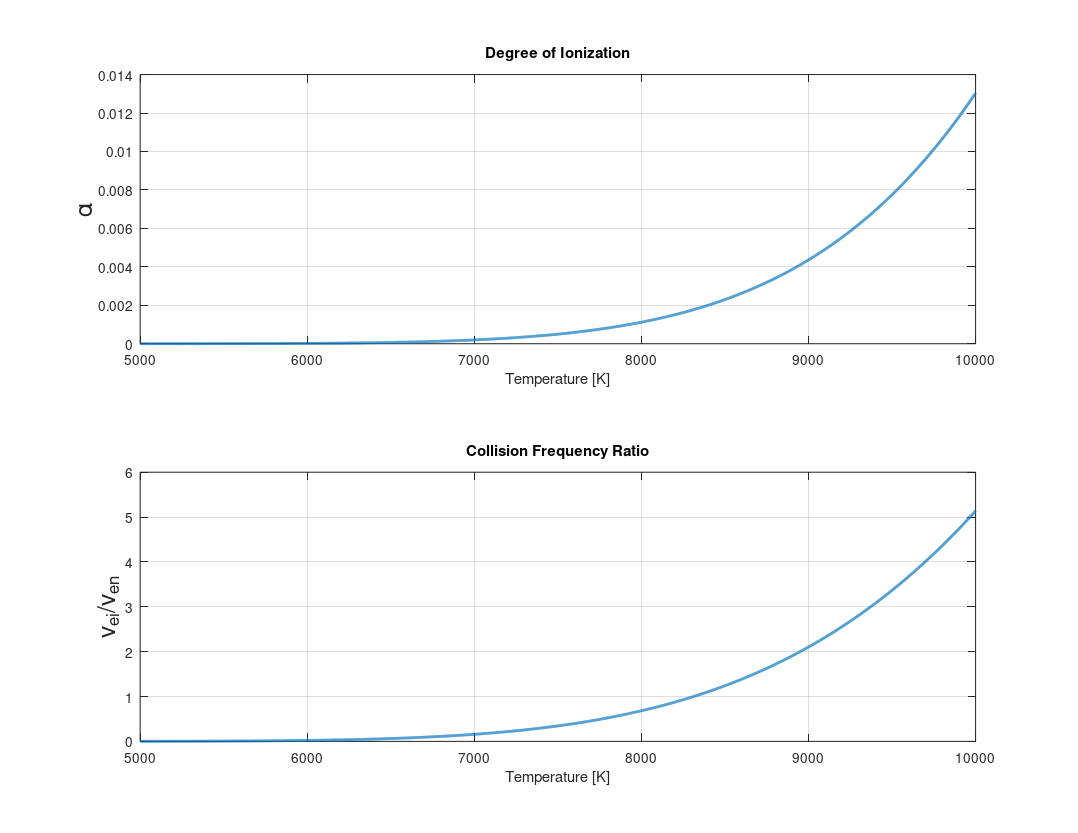

The MATLAB source for this figure:
function HW6
    %Given Parameters
    MW = 29.948;             % Argon Molecular Weight [amu]
    ei = 15.76;              % Ionization Energy [eV] 
    G = 2e11;                % Scaling Constant [K^{-3/4}*m^{-3/2}]
    T_low = 5000;            % Lower Temperature Bound [K]   
    T_high = 10000;          % Higher Temperature Bound [K]
    k = 8.6173303e-5;        % Boltzmann's constant [eV/K]
    k2 = 1.38064852e-23;     % Boltzmann's Constant [J/K] or [m^2 kg s^-2 K^-1]
    %Conversions 
    MW = MW*(1.66054e-27); % [amu] to [kg]
    
    %STP Conditions
    T_STP = 273.15; % STP Temperature [K]
    P_STP = 101325;   % STP Pressure [Pa] = [kg/ms^2]
    
    no = P_STP/(k2*T_STP); %Total Density of Heavy Particles
    %10% from STP
    no = no*.1;
    
    T = T_low:1:T_high;
    alpha = zeros(length(T),1);
    eta = zeros(length(T),1);
    
    for i=1:length(T)
        %Small SAHA Equation
        alpha(i) = G*(no^(-1/2))*(T(i)^(3/4))*exp(-ei/(2*k*T(i)));
        
        %Collision Cross-Sections
        Q_en = 10e-20;                   % Electron-Neutral: Collision Cross Section [m^2]
        Q_ei = 6.5e-17/((3/2)*k*T(i))^2; % Electron-Ion: Collision Cross Section [m^2]
            
        %Collision Frequencies
        np = no*alpha(i);
        na = no*(1-alpha(i));
        
        nu_en = na*Q_en;
        nu_ei = np*Q_ei;
        
        if T(i) == 8313
            nu_ei/nu_en
            alpha(i)
            Q_ei
            np
            vv = sqrt((8*k2*T(i))/(pi*9.1e-31))  
            
            (1.6e-19*.1)/(9.1e-31*np*Q_ei*vv)
        end
        
        eta(i) = nu_ei/nu_en;
    end
    
    subplot(2,1,1)
    plot(T,alpha,'linewidth',2)
    grid on
    xlabel('Temperature [K]')
    ylabel('\alpha','FontSize',18)
    title('Degree of Ionization')
    
    subplot(2,1,2)    
    plot(T,eta,'linewidth',2)
    grid on
    xlabel('Temperature [K]')
    ylabel('\nu_{ei}/\nu_{en}','FontSize',18)
    title('Collision Frequency Ratio')
    
    set(gcf,'paperorientation','landscape');
    set(gcf,'paperunits','normalized');
    set(gcf,'paperposition',[0 0 1 1]);
    print(gcf,'-dpdf','Problem2.pdf');
    
end
